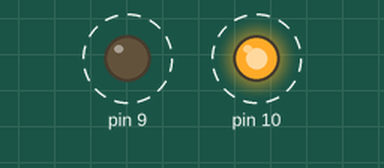
The sketch below on a simulated Arduino Uno, built with avr-gcc and run on an emulated ATmega328P. On the bench: output pins drawn as LEDs (lit = HIGH). Dashed ring = blinking.

Above: at 0.5 s.
Timing chart, 0 to 4.6 s (numbered marks = the images above):
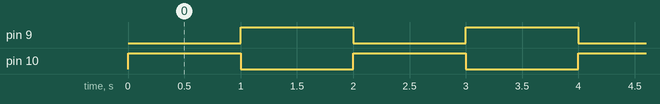

The sketch:

3rdblinker.ino
```cpp
void setup() {
  // put your setup code here, to run once:
pinMode(10,OUTPUT);
pinMode(9,OUTPUT);
}

void loop() {
  // put your main code here, to run repeatedly:
digitalWrite(10,HIGH);
digitalWrite(9,LOW);
delay(1000);
digitalWrite(9,HIGH);
digitalWrite(10,LOW);
delay(1000);
}
```

Measured:
- by itself, pin 9, pin 10: alternates HIGH for 1.0 s and LOW for 1.0 s
